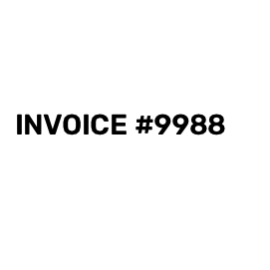
#> input picture storage/22b112e9-46c5-4dad-ba4b-0a54b7bd4c5c/page_1.png, 270 x 270 px
$ python -i image_processor.py   (imports and definitions only)   (older library calls are emulated)
#> lines starting #> are read from the running program, lines starting #| are printed output that depends on the picture; after the words box and inside, x2 and y2 are one past the last pixel; in counts of white or black regions, pixels touching at a corner belong together
#> further down, picture is the input picture: shape (270, 270, 3); min 0, max 255, mean 247.5
import cv2
import numpy as np
from PIL import Image, ImageEnhance
import io

class ImageProcessor:
    # [15 lines left out: functions load_image_from_bytes, to_bytes, not called in this run]

    @staticmethod
    def detect_edges(img: np.ndarray):
        h, w = img.shape[:2]
#> h = 270; w = 270
        gray = cv2.cvtColor(img, cv2.COLOR_BGR2GRAY)
        blurred = cv2.GaussianBlur(gray, (5, 5), 0)
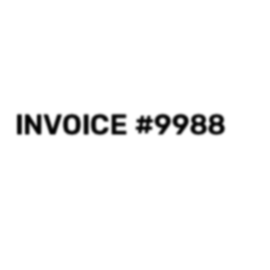
#> blurred: shape (270, 270); min 0, max 255, mean 247.5
        edged = cv2.Canny(blurred, 50, 200)
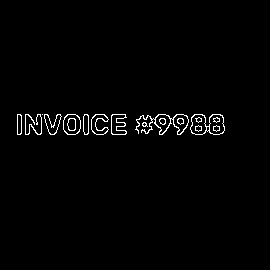
#> edged: shape (270, 270); 1.5% white in thin lines or dots, all inside (x1, y1, x2, y2) = (17, 114, 225, 135)

        contours, _ = cv2.findContours(edged.copy(), cv2.RETR_LIST, cv2.CHAIN_APPROX_SIMPLE)
#> contours = 37 contours, 7 with area under 20; largest, box (x1, y1, x2, y2) and area: (190, 114, 225, 135) 549, (135, 114, 189, 135) 454, (63, 114, 81, 135) 299, (63, 114, 81, 135) 287, (209, 114, 225, 135) 256
        contours = sorted(contours, key=cv2.contourArea, reverse=True)[:5]
#> contours = 5 contours; box (x1, y1, x2, y2) and area: (190, 114, 225, 135) 549, (135, 114, 189, 135) 454, (63, 114, 81, 135) 299, (63, 114, 81, 135) 287, (209, 114, 225, 135) 256

        screen_cnt = None
        for c in contours:
            peri = cv2.arcLength(c, True)
            approx = cv2.approxPolyDP(c, 0.02 * peri, True)
            if len(approx) == 4:
                screen_cnt = approx
                break
#> this loop made 5 passes
#> peri on passes 1 to 5: 128.9, 288, 64.63, 62.28, 62.87

        if screen_cnt is not None:
            pts = screen_cnt.reshape(4, 2).tolist()
        else:
            pts = [
                [int(w * 0.05), int(h * 0.05)],
                [int(w * 0.95), int(h * 0.05)],
                [int(w * 0.95), int(h * 0.95)],
                [int(w * 0.05), int(h * 0.95)]
            ]
        return pts

    # [83 lines left out: functions four_point_transform, remove_shadows_and_cleanup, adjust_brightness_contrast, apply_filter, rotate_image, not called in this run]

>>> import cv2
>>> picture = cv2.imread('../../../storage/22b112e9-46c5-4dad-ba4b-0a54b7bd4c5c/page_1.png')
>>> result = ImageProcessor().detect_edges(picture)
#> result = [[13, 13], [256, 13], [256, 256], [13, 256]]
